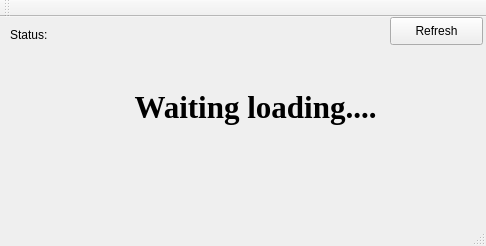
<?xml version="1.0" encoding="UTF-8"?>
<ui version="4.0">
 <class>MainWindow</class>
 <widget class="QMainWindow" name="MainWindow">
  <property name="geometry">
   <rect>
    <x>0</x>
    <y>0</y>
    <width>486</width>
    <height>246</height>
   </rect>
  </property>
  <property name="windowTitle">
   <string>MainWindow</string>
  </property>
  <widget class="QWidget" name="centralWidget">
   <widget class="QLabel" name="label_3">
    <property name="geometry">
     <rect>
      <x>10</x>
      <y>10</y>
      <width>72</width>
      <height>15</height>
     </rect>
    </property>
    <property name="text">
     <string>Status:</string>
    </property>
   </widget>
   <widget class="QPushButton" name="refreshbutton">
    <property name="geometry">
     <rect>
      <x>390</x>
      <y>0</y>
      <width>93</width>
      <height>28</height>
     </rect>
    </property>
    <property name="text">
     <string>Refresh</string>
    </property>
   </widget>
   <widget class="QLabel" name="current_status">
    <property name="geometry">
     <rect>
      <x>90</x>
      <y>60</y>
      <width>331</width>
      <height>61</height>
     </rect>
    </property>
    <property name="font">
     <font>
      <family>Times New Roman</family>
      <pointsize>23</pointsize>
      <weight>75</weight>
      <bold>true</bold>
     </font>
    </property>
    <property name="text">
     <string>Waiting loading....</string>
    </property>
    <property name="alignment">
     <set>Qt::AlignCenter</set>
    </property>
   </widget>
   <widget class="QLabel" name="timercount">
    <property name="geometry">
     <rect>
      <x>10</x>
      <y>150</y>
      <width>111</width>
      <height>21</height>
     </rect>
    </property>
    <property name="sizeIncrement">
     <size>
      <width>1</width>
      <height>0</height>
     </size>
    </property>
    <property name="text">
     <string/>
    </property>
   </widget>
  </widget>
  <widget class="QMenuBar" name="menuBar">
   <property name="geometry">
    <rect>
     <x>0</x>
     <y>0</y>
     <width>486</width>
     <height>26</height>
    </rect>
   </property>
  </widget>
  <widget class="QToolBar" name="mainToolBar">
   <attribute name="toolBarArea">
    <enum>TopToolBarArea</enum>
   </attribute>
   <attribute name="toolBarBreak">
    <bool>false</bool>
   </attribute>
  </widget>
  <widget class="QStatusBar" name="statusBar"/>
 </widget>
 <layoutdefault spacing="6" margin="11"/>
 <resources/>
 <connections/>
</ui>
